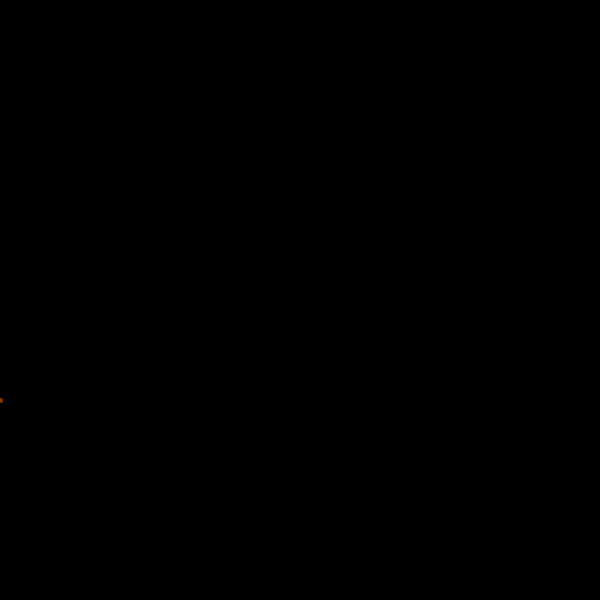
Frame 1 (no input)
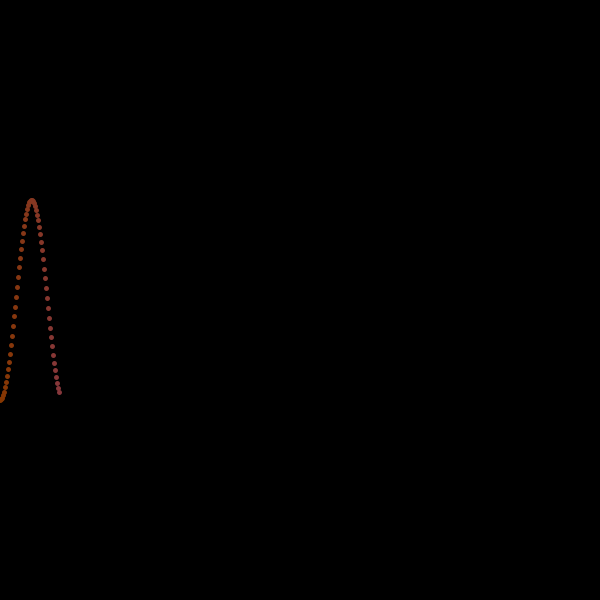
Frame 60 (the mouse pressed at the canvas centre just before this capture)
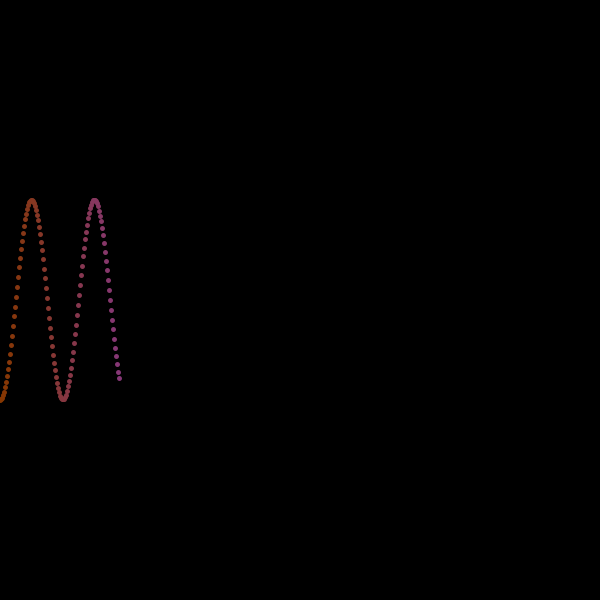
Frame 120 (the mouse held since frame 60 and released just before this capture)

The Processing sketch that drew these frames (run headless with seeded random() and noise(); from frame 60 on, the mouse is pressed at the canvas centre):

// Processing sketch: sincosgraph
// ── sincosgraph.pde
void setup(){
  size(600,600);
  background(0);
}
float x=0;
float a=0;
void draw(){
  //background(0);
    
    float y=cos(a)*100+300;
    println(x,y);
  
    strokeWeight(5);
    stroke(134,55,x);
    point(x,y);
    x++;
    if(x>600){
      x=0;
      a+=600/0.1;
    }
    a+=0.1;
}
